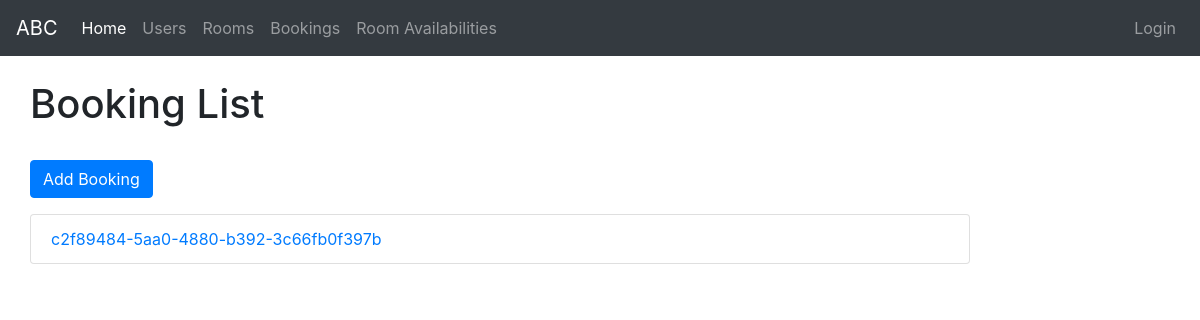
The app's page /roombooking/bookings/, older data.
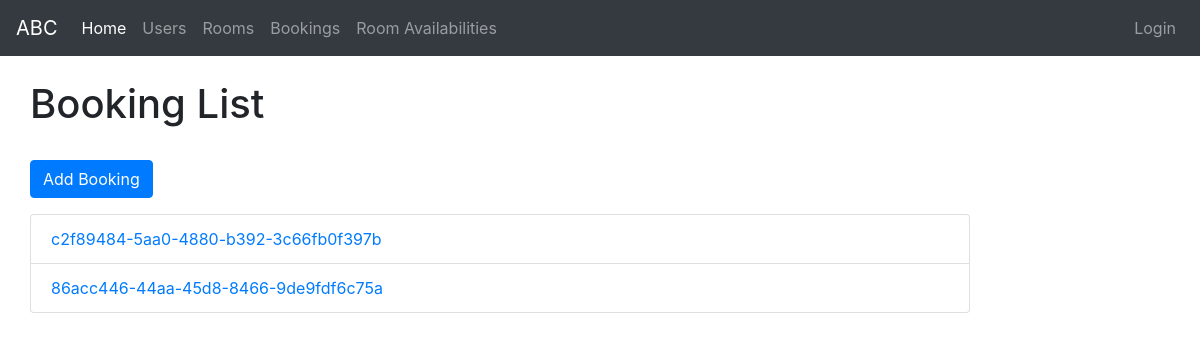
The same page, newer data.
### roombooking/models.py (models this page shows, shortened)
class Booking(models.Model):
    id = models.UUIDField(primary_key=True, default=uuid.uuid4,
                          help_text="Unique ID for this booking")
    startdate = models.DateField()
    enddate = models.DateField()
    room = models.ForeignKey(Room, on_delete=models.CASCADE)
    organizer = models.ForeignKey(User, on_delete=models.CASCADE)
    dateadded = models.DateTimeField(auto_now_add=True)

### roombooking/views.py (the view)
# urls.py: path('bookings/', views.BookingListView.as_view(), name='bookings'),
class BookingListView(generic.ListView):
    model = Booking

### roombooking/templates/roombooking/booking_list.html
{% extends "base_generic.html" %}
{% block content %}
<div class="container">
  <h1>Booking List</h1>
  <br>
  <a href="{% url 'room-create' %}"><button class="btn btn-primary mb-3">Add Booking</button></a>
  {% if booking_list %}
  <ul class="list-group">
    {% for booking in booking_list %}
      <li class="list-group-item">
        <a href="">{{ booking.id }}</a>
      </li>
    {% endfor %}
  </ul>
  {% else %}
    <p>There are no bookings in the library.</p>
  {% endif %}
</div>
{% endblock %}

Row changes from the older to the newer data that the page shows:
added Booking: id "86acc446-44aa-45d8-8466-9de9fdf6c75a"
